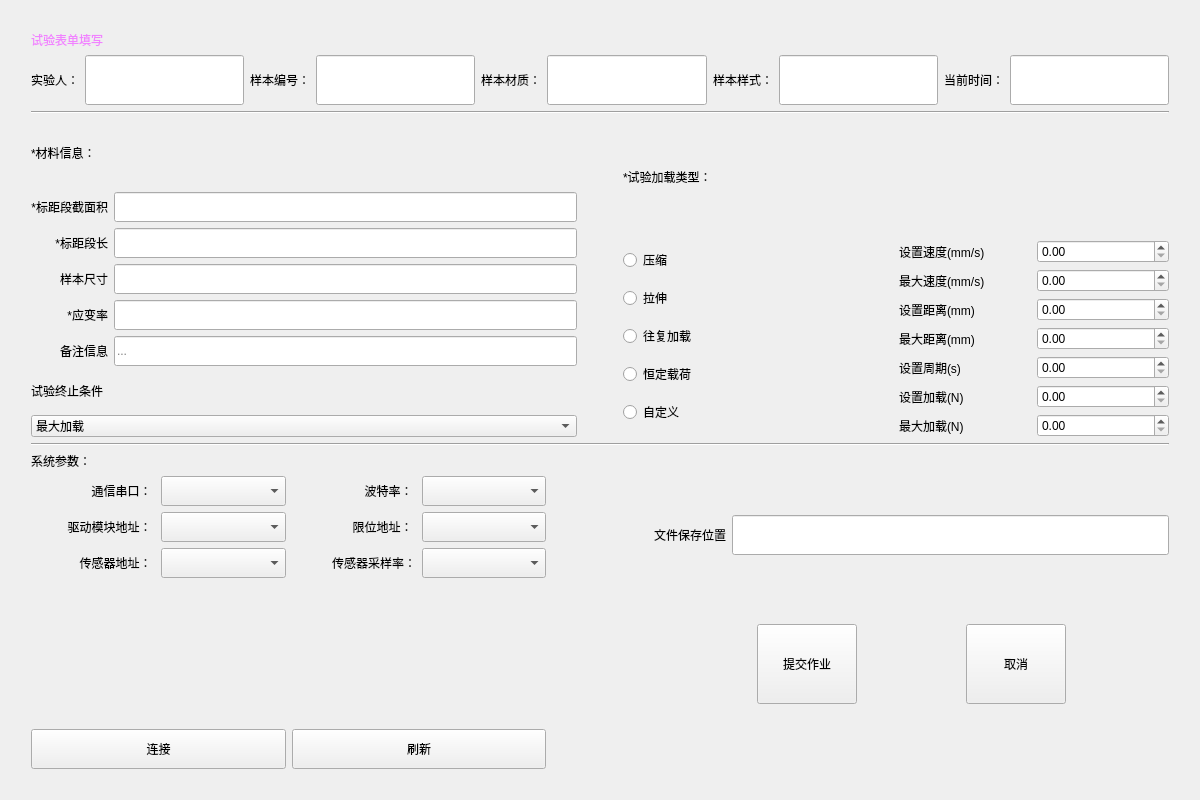
<?xml version="1.0" encoding="UTF-8"?>
<ui version="4.0">
 <class>FormFill</class>
 <widget class="QWidget" name="FormFill">
  <property name="geometry">
   <rect>
    <x>0</x>
    <y>0</y>
    <width>1200</width>
    <height>800</height>
   </rect>
  </property>
  <property name="windowTitle">
   <string>Form</string>
  </property>
  <layout class="QGridLayout" name="gridLayout">
   <item row="0" column="1">
    <spacer name="horizontalSpacer_10">
     <property name="orientation">
      <enum>Qt::Horizontal</enum>
     </property>
     <property name="sizeHint" stdset="0">
      <size>
       <width>1173</width>
       <height>20</height>
      </size>
     </property>
    </spacer>
   </item>
   <item row="0" column="2">
    <spacer name="horizontalSpacer_11">
     <property name="orientation">
      <enum>Qt::Horizontal</enum>
     </property>
     <property name="sizeHint" stdset="0">
      <size>
       <width>40</width>
       <height>20</height>
      </size>
     </property>
    </spacer>
   </item>
   <item row="1" column="1">
    <widget class="QLabel" name="label_19">
     <property name="styleSheet">
      <string notr="true">QLabel
{
	color: rgb(241, 131, 255);
	font: 16pt &quot;幼圆&quot;;
}</string>
     </property>
     <property name="text">
      <string>试验表单填写</string>
     </property>
    </widget>
   </item>
   <item row="2" column="1">
    <layout class="QHBoxLayout" name="horizontalLayout_2">
     <item>
      <widget class="QLabel" name="label_2">
       <property name="styleSheet">
        <string notr="true">font: 12pt &quot;幼圆&quot;;</string>
       </property>
       <property name="text">
        <string>实验人：</string>
       </property>
       <property name="alignment">
        <set>Qt::AlignRight|Qt::AlignTrailing|Qt::AlignVCenter</set>
       </property>
      </widget>
     </item>
     <item>
      <widget class="QLineEdit" name="ExperimenterEdit">
       <property name="enabled">
        <bool>true</bool>
       </property>
       <property name="minimumSize">
        <size>
         <width>80</width>
         <height>50</height>
        </size>
       </property>
      </widget>
     </item>
     <item>
      <widget class="QLabel" name="label_3">
       <property name="styleSheet">
        <string notr="true">font: 12pt &quot;幼圆&quot;;</string>
       </property>
       <property name="text">
        <string>样本编号：</string>
       </property>
       <property name="alignment">
        <set>Qt::AlignRight|Qt::AlignTrailing|Qt::AlignVCenter</set>
       </property>
      </widget>
     </item>
     <item>
      <widget class="QLineEdit" name="timeNumberEdit">
       <property name="minimumSize">
        <size>
         <width>80</width>
         <height>50</height>
        </size>
       </property>
      </widget>
     </item>
     <item>
      <widget class="QLabel" name="label_5">
       <property name="styleSheet">
        <string notr="true">font: 12pt &quot;幼圆&quot;;</string>
       </property>
       <property name="text">
        <string>样本材质：</string>
       </property>
       <property name="alignment">
        <set>Qt::AlignRight|Qt::AlignTrailing|Qt::AlignVCenter</set>
       </property>
      </widget>
     </item>
     <item>
      <widget class="QLineEdit" name="MaterialEdit">
       <property name="minimumSize">
        <size>
         <width>80</width>
         <height>50</height>
        </size>
       </property>
      </widget>
     </item>
     <item>
      <widget class="QLabel" name="label_4">
       <property name="styleSheet">
        <string notr="true">font: 12pt &quot;幼圆&quot;;</string>
       </property>
       <property name="text">
        <string>样本样式：</string>
       </property>
       <property name="alignment">
        <set>Qt::AlignRight|Qt::AlignTrailing|Qt::AlignVCenter</set>
       </property>
      </widget>
     </item>
     <item>
      <widget class="QLineEdit" name="sampleEdit">
       <property name="minimumSize">
        <size>
         <width>80</width>
         <height>50</height>
        </size>
       </property>
      </widget>
     </item>
     <item>
      <widget class="QLabel" name="label">
       <property name="styleSheet">
        <string notr="true">font: 12pt &quot;幼圆&quot;;</string>
       </property>
       <property name="text">
        <string>当前时间：</string>
       </property>
      </widget>
     </item>
     <item>
      <widget class="QLineEdit" name="currentTime">
       <property name="enabled">
        <bool>true</bool>
       </property>
       <property name="minimumSize">
        <size>
         <width>80</width>
         <height>50</height>
        </size>
       </property>
      </widget>
     </item>
    </layout>
   </item>
   <item row="3" column="1">
    <widget class="Line" name="line">
     <property name="orientation">
      <enum>Qt::Horizontal</enum>
     </property>
    </widget>
   </item>
   <item row="4" column="0">
    <spacer name="verticalSpacer_2">
     <property name="orientation">
      <enum>Qt::Vertical</enum>
     </property>
     <property name="sizeHint" stdset="0">
      <size>
       <width>20</width>
       <height>40</height>
      </size>
     </property>
    </spacer>
   </item>
   <item row="4" column="1">
    <layout class="QHBoxLayout" name="horizontalLayout_11" stretch="20">
     <item>
      <layout class="QHBoxLayout" name="horizontalLayout_7" stretch="1,0,1">
       <item>
        <layout class="QVBoxLayout" name="verticalLayout_7" stretch="1,4,1">
         <item>
          <widget class="QLabel" name="label_20">
           <property name="styleSheet">
            <string notr="true">font: 12pt &quot;幼圆&quot;;</string>
           </property>
           <property name="text">
            <string>*材料信息：</string>
           </property>
           <property name="alignment">
            <set>Qt::AlignLeading|Qt::AlignLeft|Qt::AlignVCenter</set>
           </property>
          </widget>
         </item>
         <item>
          <layout class="QHBoxLayout" name="horizontalLayout_3">
           <item>
            <layout class="QVBoxLayout" name="verticalLayout_2">
             <item>
              <widget class="QLabel" name="label_21">
               <property name="styleSheet">
                <string notr="true">font: 12pt &quot;幼圆&quot;;</string>
               </property>
               <property name="text">
                <string>*标距段截面积</string>
               </property>
               <property name="alignment">
                <set>Qt::AlignRight|Qt::AlignTrailing|Qt::AlignVCenter</set>
               </property>
              </widget>
             </item>
             <item>
              <widget class="QLabel" name="label_22">
               <property name="styleSheet">
                <string notr="true">font: 12pt &quot;幼圆&quot;;</string>
               </property>
               <property name="text">
                <string>*标距段长</string>
               </property>
               <property name="alignment">
                <set>Qt::AlignRight|Qt::AlignTrailing|Qt::AlignVCenter</set>
               </property>
              </widget>
             </item>
             <item>
              <widget class="QLabel" name="label_10">
               <property name="styleSheet">
                <string notr="true">font: 12pt &quot;幼圆&quot;;</string>
               </property>
               <property name="text">
                <string>样本尺寸</string>
               </property>
               <property name="alignment">
                <set>Qt::AlignRight|Qt::AlignTrailing|Qt::AlignVCenter</set>
               </property>
              </widget>
             </item>
             <item>
              <widget class="QLabel" name="label_14">
               <property name="styleSheet">
                <string notr="true">font: 12pt &quot;幼圆&quot;;</string>
               </property>
               <property name="text">
                <string>*应变率</string>
               </property>
               <property name="alignment">
                <set>Qt::AlignRight|Qt::AlignTrailing|Qt::AlignVCenter</set>
               </property>
              </widget>
             </item>
             <item>
              <widget class="QLabel" name="label_6">
               <property name="styleSheet">
                <string notr="true">font: 12pt &quot;幼圆&quot;;</string>
               </property>
               <property name="text">
                <string>备注信息</string>
               </property>
               <property name="alignment">
                <set>Qt::AlignRight|Qt::AlignTrailing|Qt::AlignVCenter</set>
               </property>
              </widget>
             </item>
            </layout>
           </item>
           <item>
            <layout class="QVBoxLayout" name="verticalLayout">
             <item>
              <widget class="QLineEdit" name="areaEdit">
               <property name="minimumSize">
                <size>
                 <width>150</width>
                 <height>30</height>
                </size>
               </property>
              </widget>
             </item>
             <item>
              <widget class="QLineEdit" name="lengthEdit">
               <property name="minimumSize">
                <size>
                 <width>150</width>
                 <height>30</height>
                </size>
               </property>
              </widget>
             </item>
             <item>
              <widget class="QLineEdit" name="sizeEdit">
               <property name="minimumSize">
                <size>
                 <width>150</width>
                 <height>30</height>
                </size>
               </property>
              </widget>
             </item>
             <item>
              <widget class="QLineEdit" name="strainRateEdit">
               <property name="minimumSize">
                <size>
                 <width>150</width>
                 <height>30</height>
                </size>
               </property>
              </widget>
             </item>
             <item>
              <widget class="QLineEdit" name="moreEdit">
               <property name="minimumSize">
                <size>
                 <width>150</width>
                 <height>30</height>
                </size>
               </property>
               <property name="placeholderText">
                <string>...</string>
               </property>
              </widget>
             </item>
            </layout>
           </item>
          </layout>
         </item>
         <item>
          <layout class="QVBoxLayout" name="verticalLayout_17">
           <item>
            <widget class="QLabel" name="label_12">
             <property name="styleSheet">
              <string notr="true">font: 12pt &quot;幼圆&quot;;</string>
             </property>
             <property name="text">
              <string>试验终止条件</string>
             </property>
            </widget>
           </item>
           <item>
            <widget class="QComboBox" name="stopcondition">
             <property name="styleSheet">
              <string notr="true">font: 12pt &quot;幼圆&quot;;</string>
             </property>
             <item>
              <property name="text">
               <string>最大加载</string>
              </property>
             </item>
             <item>
              <property name="text">
               <string>最大距离</string>
              </property>
             </item>
             <item>
              <property name="text">
               <string>指定时间</string>
              </property>
             </item>
             <item>
              <property name="text">
               <string>材料断裂</string>
              </property>
             </item>
            </widget>
           </item>
          </layout>
         </item>
        </layout>
       </item>
       <item>
        <spacer name="horizontalSpacer_4">
         <property name="orientation">
          <enum>Qt::Horizontal</enum>
         </property>
         <property name="sizeHint" stdset="0">
          <size>
           <width>40</width>
           <height>20</height>
          </size>
         </property>
        </spacer>
       </item>
       <item>
        <layout class="QVBoxLayout" name="verticalLayout_9" stretch="1,5">
         <item>
          <widget class="QLabel" name="label_8">
           <property name="styleSheet">
            <string notr="true">font: 12pt &quot;幼圆&quot;;</string>
           </property>
           <property name="text">
            <string>*试验加载类型：</string>
           </property>
          </widget>
         </item>
         <item>
          <layout class="QHBoxLayout" name="horizontalLayout_6">
           <item>
            <layout class="QVBoxLayout" name="verticalLayout_8">
             <item>
              <widget class="QRadioButton" name="Compression">
               <property name="styleSheet">
                <string notr="true">font: 12pt &quot;幼圆&quot;;</string>
               </property>
               <property name="text">
                <string>压缩</string>
               </property>
               <property name="iconSize">
                <size>
                 <width>40</width>
                 <height>40</height>
                </size>
               </property>
               <attribute name="buttonGroup">
                <string notr="true">radioBtnGroup</string>
               </attribute>
              </widget>
             </item>
             <item>
              <widget class="QRadioButton" name="stretching">
               <property name="styleSheet">
                <string notr="true">font: 12pt &quot;幼圆&quot;;</string>
               </property>
               <property name="text">
                <string>拉伸</string>
               </property>
               <attribute name="buttonGroup">
                <string notr="true">radioBtnGroup</string>
               </attribute>
              </widget>
             </item>
             <item>
              <widget class="QRadioButton" name="Reciprocating">
               <property name="styleSheet">
                <string notr="true">font: 12pt &quot;幼圆&quot;;</string>
               </property>
               <property name="text">
                <string>往复加载</string>
               </property>
               <attribute name="buttonGroup">
                <string notr="true">radioBtnGroup</string>
               </attribute>
              </widget>
             </item>
             <item>
              <widget class="QRadioButton" name="constantLoad">
               <property name="styleSheet">
                <string notr="true">font: 12pt &quot;幼圆&quot;;</string>
               </property>
               <property name="text">
                <string>恒定载荷</string>
               </property>
               <attribute name="buttonGroup">
                <string notr="true">radioBtnGroup</string>
               </attribute>
              </widget>
             </item>
             <item>
              <widget class="QRadioButton" name="Customize">
               <property name="styleSheet">
                <string notr="true">font: 12pt &quot;幼圆&quot;;</string>
               </property>
               <property name="text">
                <string>自定义</string>
               </property>
               <attribute name="buttonGroup">
                <string notr="true">radioBtnGroup</string>
               </attribute>
              </widget>
             </item>
            </layout>
           </item>
           <item>
            <layout class="QHBoxLayout" name="horizontalLayout_16">
             <item>
              <layout class="QVBoxLayout" name="verticalLayout_23">
               <item>
                <widget class="QLabel" name="label_39">
                 <property name="text">
                  <string>设置速度(mm/s)</string>
                 </property>
                </widget>
               </item>
               <item>
                <widget class="QLabel" name="label_45">
                 <property name="text">
                  <string>最大速度(mm/s)</string>
                 </property>
                </widget>
               </item>
               <item>
                <widget class="QLabel" name="label_46">
                 <property name="text">
                  <string>设置距离(mm)</string>
                 </property>
                </widget>
               </item>
               <item>
                <widget class="QLabel" name="label_47">
                 <property name="text">
                  <string>最大距离(mm)</string>
                 </property>
                </widget>
               </item>
               <item>
                <widget class="QLabel" name="label_48">
                 <property name="text">
                  <string>设置周期(s)</string>
                 </property>
                </widget>
               </item>
               <item>
                <widget class="QLabel" name="label_49">
                 <property name="text">
                  <string>设置加载(N)</string>
                 </property>
                </widget>
               </item>
               <item>
                <widget class="QLabel" name="label_50">
                 <property name="text">
                  <string>最大加载(N)</string>
                 </property>
                </widget>
               </item>
              </layout>
             </item>
             <item>
              <layout class="QVBoxLayout" name="verticalLayout_22">
               <item>
                <widget class="QDoubleSpinBox" name="motorSpeed"/>
               </item>
               <item>
                <widget class="QDoubleSpinBox" name="maxMotorSpeed"/>
               </item>
               <item>
                <widget class="QDoubleSpinBox" name="motorLength"/>
               </item>
               <item>
                <widget class="QDoubleSpinBox" name="maxMotorLength"/>
               </item>
               <item>
                <widget class="QDoubleSpinBox" name="motorCircle"/>
               </item>
               <item>
                <widget class="QDoubleSpinBox" name="weighForce"/>
               </item>
               <item>
                <widget class="QDoubleSpinBox" name="maxWeighForce"/>
               </item>
              </layout>
             </item>
            </layout>
           </item>
          </layout>
         </item>
        </layout>
       </item>
      </layout>
     </item>
    </layout>
   </item>
   <item row="4" column="2">
    <spacer name="verticalSpacer_3">
     <property name="orientation">
      <enum>Qt::Vertical</enum>
     </property>
     <property name="sizeHint" stdset="0">
      <size>
       <width>20</width>
       <height>40</height>
      </size>
     </property>
    </spacer>
   </item>
   <item row="5" column="1">
    <widget class="Line" name="line_2">
     <property name="orientation">
      <enum>Qt::Horizontal</enum>
     </property>
    </widget>
   </item>
   <item row="6" column="1">
    <layout class="QHBoxLayout" name="horizontalLayout_10" stretch="20">
     <item>
      <layout class="QHBoxLayout" name="horizontalLayout_9" stretch="5,1,5">
       <item>
        <layout class="QVBoxLayout" name="verticalLayout_11">
         <item>
          <widget class="QLabel" name="label_7">
           <property name="styleSheet">
            <string notr="true">font: 12pt &quot;幼圆&quot;;</string>
           </property>
           <property name="text">
            <string>系统参数：</string>
           </property>
          </widget>
         </item>
         <item>
          <layout class="QVBoxLayout" name="verticalLayout_10">
           <item>
            <layout class="QHBoxLayout" name="horizontalLayout_4">
             <item>
              <layout class="QVBoxLayout" name="verticalLayout_6">
               <item>
                <widget class="QLabel" name="label_9">
                 <property name="styleSheet">
                  <string notr="true">font: 12pt &quot;幼圆&quot;;</string>
                 </property>
                 <property name="text">
                  <string>通信串口： </string>
                 </property>
                 <property name="alignment">
                  <set>Qt::AlignRight|Qt::AlignTrailing|Qt::AlignVCenter</set>
                 </property>
                </widget>
               </item>
               <item>
                <widget class="QLabel" name="drive">
                 <property name="styleSheet">
                  <string notr="true">font: 12pt &quot;幼圆&quot;;</string>
                 </property>
                 <property name="text">
                  <string>驱动模块地址： </string>
                 </property>
                 <property name="alignment">
                  <set>Qt::AlignRight|Qt::AlignTrailing|Qt::AlignVCenter</set>
                 </property>
                </widget>
               </item>
               <item>
                <widget class="QLabel" name="sensor">
                 <property name="styleSheet">
                  <string notr="true">font: 12pt &quot;幼圆&quot;;</string>
                 </property>
                 <property name="text">
                  <string>传感器地址： </string>
                 </property>
                 <property name="alignment">
                  <set>Qt::AlignRight|Qt::AlignTrailing|Qt::AlignVCenter</set>
                 </property>
                </widget>
               </item>
              </layout>
             </item>
             <item>
              <layout class="QVBoxLayout" name="verticalLayout_3">
               <item>
                <widget class="QComboBox" name="SerialPort">
                 <property name="minimumSize">
                  <size>
                   <width>100</width>
                   <height>30</height>
                  </size>
                 </property>
                </widget>
               </item>
               <item>
                <widget class="QComboBox" name="driveBox">
                 <property name="minimumSize">
                  <size>
                   <width>100</width>
                   <height>30</height>
                  </size>
                 </property>
                </widget>
               </item>
               <item>
                <widget class="QComboBox" name="sensorBox">
                 <property name="minimumSize">
                  <size>
                   <width>100</width>
                   <height>30</height>
                  </size>
                 </property>
                </widget>
               </item>
              </layout>
             </item>
             <item>
              <layout class="QVBoxLayout" name="verticalLayout_5">
               <item>
                <widget class="QLabel" name="label_13">
                 <property name="styleSheet">
                  <string notr="true">font: 12pt &quot;幼圆&quot;;</string>
                 </property>
                 <property name="text">
                  <string>波特率： </string>
                 </property>
                 <property name="alignment">
                  <set>Qt::AlignRight|Qt::AlignTrailing|Qt::AlignVCenter</set>
                 </property>
                </widget>
               </item>
               <item>
                <widget class="QLabel" name="label_17">
                 <property name="styleSheet">
                  <string notr="true">font: 12pt &quot;幼圆&quot;;</string>
                 </property>
                 <property name="text">
                  <string>限位地址： </string>
                 </property>
                 <property name="alignment">
                  <set>Qt::AlignRight|Qt::AlignTrailing|Qt::AlignVCenter</set>
                 </property>
                </widget>
               </item>
               <item>
                <widget class="QLabel" name="d2w">
                 <property name="styleSheet">
                  <string notr="true">font: 12pt &quot;幼圆&quot;;</string>
                 </property>
                 <property name="text">
                  <string>传感器采样率：</string>
                 </property>
                 <property name="alignment">
                  <set>Qt::AlignRight|Qt::AlignTrailing|Qt::AlignVCenter</set>
                 </property>
                </widget>
               </item>
              </layout>
             </item>
             <item>
              <layout class="QVBoxLayout" name="verticalLayout_4">
               <item>
                <widget class="QComboBox" name="baudRate">
                 <property name="minimumSize">
                  <size>
                   <width>100</width>
                   <height>30</height>
                  </size>
                 </property>
                </widget>
               </item>
               <item>
                <widget class="QComboBox" name="limits">
                 <property name="minimumSize">
                  <size>
                   <width>100</width>
                   <height>30</height>
                  </size>
                 </property>
                </widget>
               </item>
               <item>
                <widget class="QComboBox" name="samplingRate">
                 <property name="minimumSize">
                  <size>
                   <width>100</width>
                   <height>30</height>
                  </size>
                 </property>
                </widget>
               </item>
              </layout>
             </item>
            </layout>
           </item>
           <item>
            <spacer name="verticalSpacer">
             <property name="orientation">
              <enum>Qt::Vertical</enum>
             </property>
             <property name="sizeHint" stdset="0">
              <size>
               <width>20</width>
               <height>40</height>
              </size>
             </property>
            </spacer>
           </item>
           <item>
            <layout class="QHBoxLayout" name="horizontalLayout_5">
             <item>
              <widget class="QPushButton" name="portConnect">
               <property name="minimumSize">
                <size>
                 <width>100</width>
                 <height>40</height>
                </size>
               </property>
               <property name="styleSheet">
                <string notr="true">font: 12pt &quot;幼圆&quot;;</string>
               </property>
               <property name="text">
                <string>连接</string>
               </property>
              </widget>
             </item>
             <item>
              <widget class="QPushButton" name="portRefresh">
               <property name="minimumSize">
                <size>
                 <width>100</width>
                 <height>40</height>
                </size>
               </property>
               <property name="styleSheet">
                <string notr="true">font: 12pt &quot;幼圆&quot;;</string>
               </property>
               <property name="text">
                <string>刷新</string>
               </property>
              </widget>
             </item>
            </layout>
           </item>
          </layout>
         </item>
        </layout>
       </item>
       <item>
        <spacer name="horizontalSpacer_5">
         <property name="orientation">
          <enum>Qt::Horizontal</enum>
         </property>
         <property name="sizeHint" stdset="0">
          <size>
           <width>40</width>
           <height>20</height>
          </size>
         </property>
        </spacer>
       </item>
       <item>
        <layout class="QVBoxLayout" name="verticalLayout_12">
         <item>
          <layout class="QHBoxLayout" name="horizontalLayout_8">
           <item>
            <widget class="QLabel" name="label_11">
             <property name="minimumSize">
              <size>
               <width>0</width>
               <height>40</height>
              </size>
             </property>
             <property name="styleSheet">
              <string notr="true">font: 12pt &quot;幼圆&quot;;</string>
             </property>
             <property name="text">
              <string>文件保存位置</string>
             </property>
            </widget>
           </item>
           <item>
            <widget class="QLineEdit" name="filePathEdit">
             <property name="minimumSize">
              <size>
               <width>0</width>
               <height>40</height>
              </size>
             </property>
            </widget>
           </item>
          </layout>
         </item>
         <item>
          <layout class="QHBoxLayout" name="horizontalLayout">
           <item>
            <spacer name="horizontalSpacer_2">
             <property name="orientation">
              <enum>Qt::Horizontal</enum>
             </property>
             <property name="sizeHint" stdset="0">
              <size>
               <width>40</width>
               <height>20</height>
              </size>
             </property>
            </spacer>
           </item>
           <item>
            <widget class="QPushButton" name="submitBtn">
             <property name="minimumSize">
              <size>
               <width>100</width>
               <height>80</height>
              </size>
             </property>
             <property name="styleSheet">
              <string notr="true">font: 12pt &quot;幼圆&quot;;</string>
             </property>
             <property name="text">
              <string>提交作业</string>
             </property>
            </widget>
           </item>
           <item>
            <spacer name="horizontalSpacer">
             <property name="orientation">
              <enum>Qt::Horizontal</enum>
             </property>
             <property name="sizeHint" stdset="0">
              <size>
               <width>40</width>
               <height>20</height>
              </size>
             </property>
            </spacer>
           </item>
           <item>
            <widget class="QPushButton" name="cancelBtn">
             <property name="minimumSize">
              <size>
               <width>100</width>
               <height>80</height>
              </size>
             </property>
             <property name="styleSheet">
              <string notr="true">font: 12pt &quot;幼圆&quot;;</string>
             </property>
             <property name="text">
              <string>取消</string>
             </property>
            </widget>
           </item>
           <item>
            <spacer name="horizontalSpacer_3">
             <property name="orientation">
              <enum>Qt::Horizontal</enum>
             </property>
             <property name="sizeHint" stdset="0">
              <size>
               <width>40</width>
               <height>20</height>
              </size>
             </property>
            </spacer>
           </item>
          </layout>
         </item>
        </layout>
       </item>
      </layout>
     </item>
    </layout>
   </item>
   <item row="7" column="1">
    <spacer name="horizontalSpacer_12">
     <property name="orientation">
      <enum>Qt::Horizontal</enum>
     </property>
     <property name="sizeHint" stdset="0">
      <size>
       <width>1179</width>
       <height>20</height>
      </size>
     </property>
    </spacer>
   </item>
  </layout>
 </widget>
 <resources/>
 <connections/>
 <buttongroups>
  <buttongroup name="radioBtnGroup"/>
 </buttongroups>
</ui>
